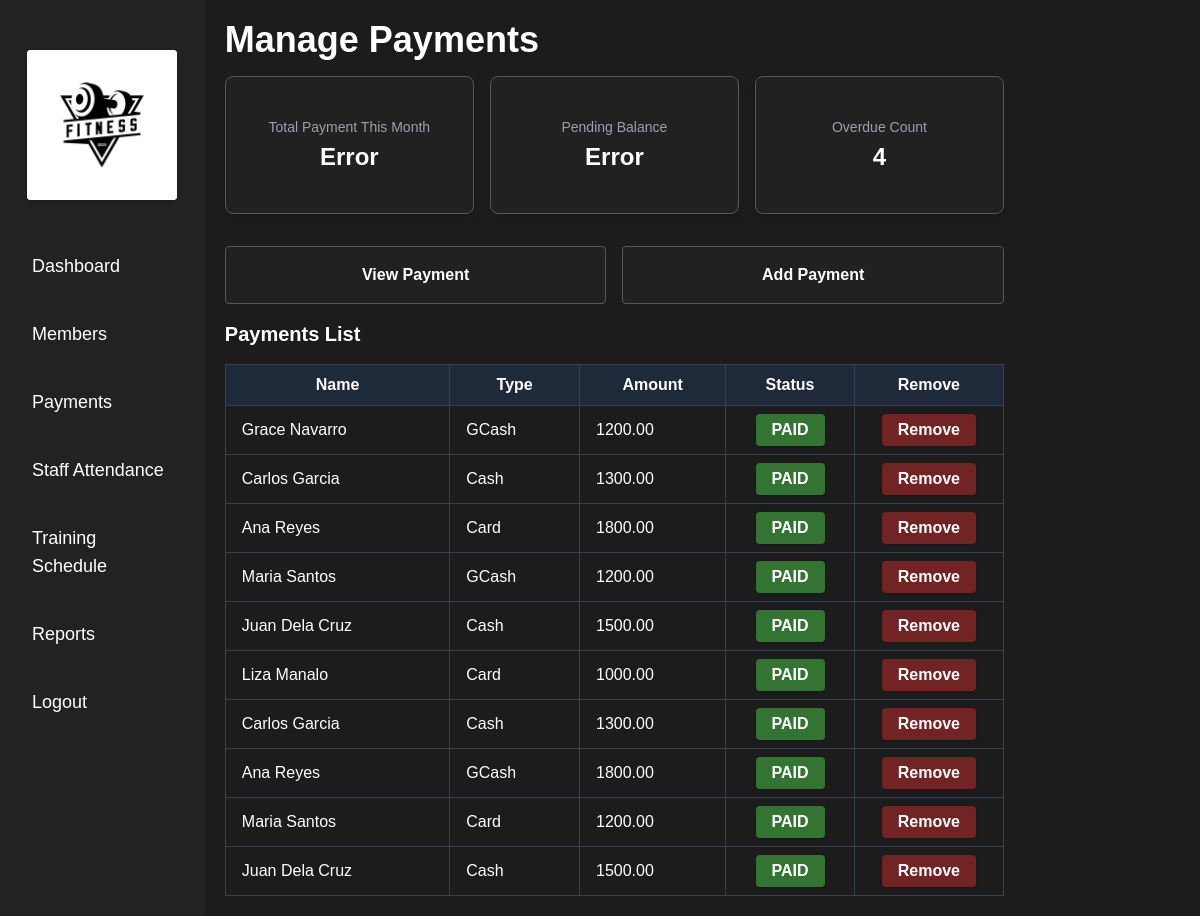
The page /index.php?page=payments (signed in) on the database its author committed.
### tables this page shows
CREATE TABLE payments (
    payment_id INTEGER PRIMARY KEY AUTO_INCREMENT,
    member_id INTEGER,
    amount DECIMAL(10,2) NOT NULL,
    payment_date DATE DEFAULT (CURDATE()),
    payment_type TEXT,
    status TEXT DEFAULT 'PAID',
    FOREIGN KEY (member_id) REFERENCES members(member_id)
);

CREATE TABLE members (
    member_id INTEGER PRIMARY KEY AUTO_INCREMENT,
    first_name TEXT NOT NULL,
    last_name TEXT NOT NULL,
    date_of_birth DATE,
    gender TEXT,
    phone TEXT,
    email TEXT UNIQUE,
    address TEXT,
    join_date DATE DEFAULT (CURDATE()),
    membership_type TEXT,
    status TEXT DEFAULT 'active'
);

### app/pages/payments.php (the view, shortened to what this page needs)
<?php
require_once __DIR__ . '/../../db/db.php';
$payments = [];
if (isset($_GET['search']) && !empty($_GET['search'])) {
    $search_query = $_GET['search'];
    $stmt = $pdo->prepare("
        SELECT p.*, m.first_name, m.last_name
        FROM payments p
        JOIN members m ON p.member_id = m.member_id
        WHERE m.first_name LIKE ? OR m.last_name LIKE ?
        ORDER BY p.payment_date DESC
    ");
    $stmt->execute(["%$search_query%", "%$search_query%"]);
    $payments = $stmt->fetchAll(PDO::FETCH_ASSOC);
} else {
    $stmt = $pdo->query("
        SELECT p.*, m.first_name, m.last_name
        FROM payments p
        JOIN members m ON p.member_id = m.member_id
        ORDER BY p.payment_date DESC
    ");
    $payments = $stmt->fetchAll(PDO::FETCH_ASSOC);
}
?>
<!DOCTYPE html>
<html lang="en">
<head>
</head>
<body>
    <h1 class="text-4xl font-bold">Manage Payments</h1>
    <?php include 'app/includes/paymentcard.php'; ?>
    <div class="mt-4 mb-4 gap-4 w-full flex">
        <button onclick="showViewPayments()" class="w-1/2 py-4 bg-[#222121] hover:bg-[#800080] cursor-pointer text-white font-semibold px-4 rounded border border-[#585757]">View Payment</button>
        <button onclick="showAddForm()" class="w-1/2 py-4 bg-[#222121] hover:bg-[#800080] cursor-pointer text-white font-semibold px-4 rounded border border-[#585757]">Add Payment</button>
    </div>
    <div id="viewPayments">
        <h2 class="text-xl font-bold mb-4 text-white">Payments List</h2>
        <?php if (!empty($payments)): ?>
            <div class="overflow-x-auto">
                <table class="w-full border-collapse border border-gray-700 text-white">
                    <thead>
                        <tr class="bg-gray-800">
                            <th class="border border-gray-700 px-4 py-2">Name</th>
                            <th class="border border-gray-700 px-4 py-2">Type</th>
                            <th class="border border-gray-700 px-4 py-2">Amount</th>
                            <th class="border border-gray-700 px-4 py-2">Status</th>
                            <th class="border border-gray-700 px-4 py-2">Remove</th>
                        </tr>
                    </thead>
                    <tbody>
                        <?php foreach ($payments as $payment): ?>
                            <tr class="hover:bg-gray-700">
                                <td class="border border-gray-700 px-4 py-2">
                                    <?= htmlspecialchars($payment['first_name'] . ' ' . $payment['last_name']) ?>
                                </td>
                                <td class="border border-gray-700 px-4 py-2">
                                    <?= htmlspecialchars($payment['payment_type']) ?>
                                </td>
                                <td class="border border-gray-700 px-4 py-2">
                                    <?= htmlspecialchars($payment['amount']) ?>
                                </td>
                               <td class="border border-gray-700 py-2 whitespace-nowrap text-center align-middle">
                                <?php if ($payment['status'] === 'PENDING'): ?>
                                    <form method="POST" action="">
                                        <input type="hidden" name="update_payment_id" value="<?= $payment['payment_id'] ?>">
                                        <button type="submit"
                                        class="bg-gray-600 hover:bg-gray-700 cursor-pointer object-cover text-white font-bold px-4 py-1 rounded shadow transition"
                                        onclick="return confirm('Are you sure you want to confirm this payment?')" >
                                            PENDING
                                        </button>
                                    </form>
                                <?php else: ?>
                                    <button type="button" style="background-color: #347433" class="bg-[#347433] text-white font-bold px-4 py-1 rounded shadow cursor-default">
                                        PAID
                                    </button>
                                <?php endif; ?>
                            </td>
                            <td class="border border-gray-700 py-2 whitespace-nowrap text-center align-middle">
                                <form method="POST" action="">
                                        <button type="submit"
                                        style="background-color: #722323;"
                                        class="bg-[#722323] cursor-pointer text-white font-bold px-4 py-1 rounded shadow transition"
                                        onclick="return confirm('Are you sure you want to remove this payment?')" >
                                        Remove
                                    </button>
                                </form>
                            </td>
                            </tr>
                        <?php endforeach; ?>
                    </tbody>
                </table>
            </div>
        <?php else: ?>
            <p class="text-gray-400">No payments found.</p>
        <?php endif; ?>
    </div>
</body>
</html>

### assets/css/dashboardstyles.css (style rules this page uses)
body { font-family: 'Montserrat', sans-serif; margin: 0; padding: 0; background-color: #1c1c1c; }

### rows shown on the page
payments: member.last_name "Grace Navarro", payment_type "GCash", amount "1200.00", status "PAID"
payments: member.last_name "Carlos Garcia", payment_type "Cash", amount "1300.00", status "PAID"
payments: member.last_name "Ana Reyes", payment_type "Card", amount "1800.00", status "PAID"
payments: member.last_name "Maria Santos", payment_type "GCash", amount "1200.00", status "PAID"
payments: member.last_name "Juan Dela Cruz", payment_type "Cash", amount "1500.00", status "PAID"
payments: member.last_name "Liza Manalo", payment_type "Card", amount "1000.00", status "PAID"
payments: member.last_name "Carlos Garcia", payment_type "Cash", amount "1300.00", status "PAID"
payments: member.last_name "Ana Reyes", payment_type "GCash", amount "1800.00", status "PAID"
payments: member.last_name "Maria Santos", payment_type "Card", amount "1200.00", status "PAID"
payments: member.last_name "Juan Dela Cruz", payment_type "Cash", amount "1500.00", status "PAID"
